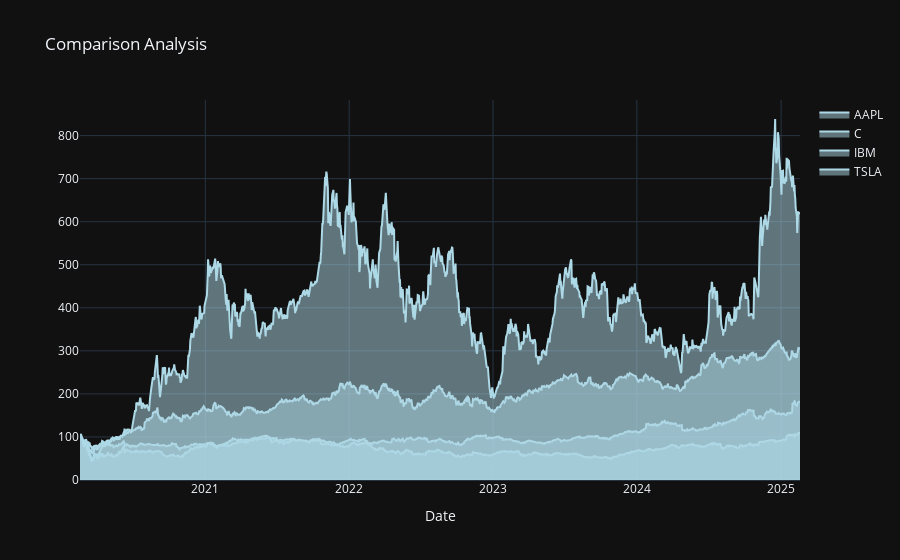

Notebook code cell kept with this figure:
### Markdown cell above
## adding colour

### Code cell
# applyting color='lightblue' alongwith fill='tozeroy'
fig = go.Figure(data=[go.Scatter(x=norm.index, y=norm[ticker], name=ticker, fill='tozeroy', line=dict(color='lightblue')) for ticker in norm.columns])
fig.update_layout(title='Comparison Analysis',
                   xaxis_title='Date',
                     #template='seaborn')
                   #template='polar')
                  #template='ggplot')
                  template='plotly_dark')
fig.show()

### Figure 1 — Plotly figure (JSON) as saved in the notebook; plotly's stock layout.template omitted (floating-point values rounded to 4 significant figures; data arrays with more than 128 entries replaced by an {"elided": "..."} marker saying what was removed)
{"data": [{"fill": "tozeroy", "line": {"color": "lightblue"}, "name": "AAPL", "type": "scatter", "x": {"elided": "1258 str values"}, "y": {"elided": "1258 float values"}}, {"fill": "tozeroy", "line": {"color": "lightblue"}, "name": "C", "type": "scatter", "x": {"elided": "1258 str values"}, "y": {"elided": "1258 float values"}}, {"fill": "tozeroy", "line": {"color": "lightblue"}, "name": "IBM", "type": "scatter", "x": {"elided": "1258 str values"}, "y": {"elided": "1258 float values"}}, {"fill": "tozeroy", "line": {"color": "lightblue"}, "name": "TSLA", "type": "scatter", "x": {"elided": "1258 str values"}, "y": {"elided": "1258 float values"}}], "layout": {"title": {"text": "Comparison Analysis"}, "xaxis": {"title": {"text": "Date"}}}}
